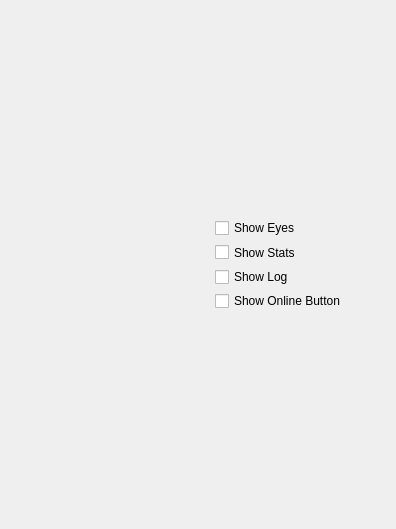
<?xml version="1.0" encoding="UTF-8"?>
<ui version="4.0">
 <class>ClientWidget</class>
 <widget class="QWidget" name="ClientWidget">
  <property name="geometry">
   <rect>
    <x>0</x>
    <y>0</y>
    <width>396</width>
    <height>529</height>
   </rect>
  </property>
  <property name="windowTitle">
   <string>OctoMY™ - Hub Client</string>
  </property>
  <layout class="QGridLayout" name="gridLayout_3">
   <property name="leftMargin">
    <number>0</number>
   </property>
   <property name="topMargin">
    <number>0</number>
   </property>
   <property name="rightMargin">
    <number>0</number>
   </property>
   <property name="bottomMargin">
    <number>0</number>
   </property>
   <property name="spacing">
    <number>0</number>
   </property>
   <item row="0" column="0">
    <widget class="QStackedWidget" name="stackedWidgetControl">
     <property name="currentIndex">
      <number>6</number>
     </property>
     <widget class="QWidget" name="pageConnection">
      <property name="sizePolicy">
       <sizepolicy hsizetype="Minimum" vsizetype="Minimum">
        <horstretch>0</horstretch>
        <verstretch>0</verstretch>
       </sizepolicy>
      </property>
      <layout class="QVBoxLayout" name="verticalLayout_3">
       <item>
        <widget class="PortableIDWidget" name="widgetBirthCertificate" native="true">
         <property name="sizePolicy">
          <sizepolicy hsizetype="Expanding" vsizetype="Expanding">
           <horstretch>0</horstretch>
           <verstretch>0</verstretch>
          </sizepolicy>
         </property>
        </widget>
       </item>
       <item>
        <widget class="TryToggle" name="tryToggleListen" native="true">
         <property name="sizePolicy">
          <sizepolicy hsizetype="Minimum" vsizetype="Expanding">
           <horstretch>0</horstretch>
           <verstretch>0</verstretch>
          </sizepolicy>
         </property>
         <property name="minimumSize">
          <size>
           <width>10</width>
           <height>10</height>
          </size>
         </property>
        </widget>
       </item>
      </layout>
     </widget>
     <widget class="QWidget" name="pageActuator">
      <property name="sizePolicy">
       <sizepolicy hsizetype="Minimum" vsizetype="Minimum">
        <horstretch>0</horstretch>
        <verstretch>0</verstretch>
       </sizepolicy>
      </property>
      <layout class="QVBoxLayout" name="verticalLayout_4">
       <property name="spacing">
        <number>0</number>
       </property>
       <property name="leftMargin">
        <number>0</number>
       </property>
       <property name="topMargin">
        <number>0</number>
       </property>
       <property name="rightMargin">
        <number>0</number>
       </property>
       <property name="bottomMargin">
        <number>0</number>
       </property>
       <item>
        <widget class="QScrollArea" name="scrollArea">
         <property name="widgetResizable">
          <bool>true</bool>
         </property>
         <widget class="QWidget" name="scrollAreaWidgetContents">
          <property name="geometry">
           <rect>
            <x>0</x>
            <y>0</y>
            <width>661</width>
            <height>635</height>
           </rect>
          </property>
          <layout class="QVBoxLayout" name="verticalLayout_5">
           <item>
            <widget class="NumberEntry" name="numericEntryServoTest" native="true">
             <property name="sizePolicy">
              <sizepolicy hsizetype="Minimum" vsizetype="Minimum">
               <horstretch>0</horstretch>
               <verstretch>0</verstretch>
              </sizepolicy>
             </property>
            </widget>
           </item>
           <item>
            <spacer name="verticalSpacer_4">
             <property name="orientation">
              <enum>Qt::Vertical</enum>
             </property>
             <property name="sizeHint" stdset="0">
              <size>
               <width>20</width>
               <height>40</height>
              </size>
             </property>
            </spacer>
           </item>
          </layout>
         </widget>
        </widget>
       </item>
      </layout>
     </widget>
     <widget class="QWidget" name="pagePose">
      <property name="sizePolicy">
       <sizepolicy hsizetype="Minimum" vsizetype="Minimum">
        <horstretch>0</horstretch>
        <verstretch>0</verstretch>
       </sizepolicy>
      </property>
      <layout class="QGridLayout" name="gridLayout"/>
     </widget>
     <widget class="QWidget" name="pageGait">
      <property name="sizePolicy">
       <sizepolicy hsizetype="Minimum" vsizetype="Minimum">
        <horstretch>0</horstretch>
        <verstretch>0</verstretch>
       </sizepolicy>
      </property>
      <layout class="QVBoxLayout" name="verticalLayout_6">
       <property name="spacing">
        <number>0</number>
       </property>
       <property name="leftMargin">
        <number>0</number>
       </property>
       <property name="topMargin">
        <number>0</number>
       </property>
       <property name="rightMargin">
        <number>0</number>
       </property>
       <property name="bottomMargin">
        <number>0</number>
       </property>
       <item>
        <widget class="GaitWidget" name="widgetGait" native="true">
         <property name="sizePolicy">
          <sizepolicy hsizetype="Minimum" vsizetype="Minimum">
           <horstretch>0</horstretch>
           <verstretch>0</verstretch>
          </sizepolicy>
         </property>
        </widget>
       </item>
      </layout>
     </widget>
     <widget class="QWidget" name="pagePath">
      <property name="sizePolicy">
       <sizepolicy hsizetype="Minimum" vsizetype="Minimum">
        <horstretch>0</horstretch>
        <verstretch>0</verstretch>
       </sizepolicy>
      </property>
      <layout class="QVBoxLayout" name="verticalLayout_7">
       <property name="spacing">
        <number>0</number>
       </property>
       <property name="leftMargin">
        <number>0</number>
       </property>
       <property name="topMargin">
        <number>0</number>
       </property>
       <property name="rightMargin">
        <number>0</number>
       </property>
       <property name="bottomMargin">
        <number>0</number>
       </property>
       <item>
        <widget class="MapEditor" name="widgetMapEditor" native="true">
         <property name="sizePolicy">
          <sizepolicy hsizetype="Minimum" vsizetype="Expanding">
           <horstretch>0</horstretch>
           <verstretch>0</verstretch>
          </sizepolicy>
         </property>
        </widget>
       </item>
      </layout>
     </widget>
     <widget class="QWidget" name="pageStatus">
      <property name="sizePolicy">
       <sizepolicy hsizetype="Minimum" vsizetype="Minimum">
        <horstretch>0</horstretch>
        <verstretch>0</verstretch>
       </sizepolicy>
      </property>
      <layout class="QVBoxLayout" name="verticalLayout">
       <item>
        <widget class="QLabel" name="labelLocal">
         <property name="sizePolicy">
          <sizepolicy hsizetype="Minimum" vsizetype="Minimum">
           <horstretch>0</horstretch>
           <verstretch>0</verstretch>
          </sizepolicy>
         </property>
         <property name="text">
          <string>LOCAL</string>
         </property>
        </widget>
       </item>
       <item>
        <widget class="QLabel" name="labelHub">
         <property name="sizePolicy">
          <sizepolicy hsizetype="Minimum" vsizetype="Minimum">
           <horstretch>0</horstretch>
           <verstretch>0</verstretch>
          </sizepolicy>
         </property>
         <property name="text">
          <string>HUB</string>
         </property>
        </widget>
       </item>
       <item>
        <widget class="QLabel" name="labelGPS">
         <property name="sizePolicy">
          <sizepolicy hsizetype="Minimum" vsizetype="Minimum">
           <horstretch>0</horstretch>
           <verstretch>0</verstretch>
          </sizepolicy>
         </property>
         <property name="lineWidth">
          <number>0</number>
         </property>
         <property name="text">
          <string>GPS</string>
         </property>
        </widget>
       </item>
       <item>
        <widget class="QLabel" name="labelCompass">
         <property name="sizePolicy">
          <sizepolicy hsizetype="Minimum" vsizetype="Minimum">
           <horstretch>0</horstretch>
           <verstretch>0</verstretch>
          </sizepolicy>
         </property>
         <property name="text">
          <string>COMPASS</string>
         </property>
        </widget>
       </item>
       <item>
        <widget class="QLabel" name="labelAccelerometer">
         <property name="sizePolicy">
          <sizepolicy hsizetype="Minimum" vsizetype="Minimum">
           <horstretch>0</horstretch>
           <verstretch>0</verstretch>
          </sizepolicy>
         </property>
         <property name="text">
          <string>ACCELEROMETER</string>
         </property>
        </widget>
       </item>
       <item>
        <widget class="QLabel" name="labelGyroscope">
         <property name="sizePolicy">
          <sizepolicy hsizetype="Minimum" vsizetype="Minimum">
           <horstretch>0</horstretch>
           <verstretch>0</verstretch>
          </sizepolicy>
         </property>
         <property name="text">
          <string>GYROSCOPE</string>
         </property>
        </widget>
       </item>
       <item>
        <widget class="QLabel" name="labelTouch">
         <property name="sizePolicy">
          <sizepolicy hsizetype="Minimum" vsizetype="Minimum">
           <horstretch>0</horstretch>
           <verstretch>0</verstretch>
          </sizepolicy>
         </property>
         <property name="text">
          <string>TOUCH</string>
         </property>
        </widget>
       </item>
       <item>
        <widget class="LogWidget" name="logScroll">
         <property name="sizePolicy">
          <sizepolicy hsizetype="Minimum" vsizetype="Expanding">
           <horstretch>0</horstretch>
           <verstretch>0</verstretch>
          </sizepolicy>
         </property>
        </widget>
       </item>
      </layout>
     </widget>
     <widget class="QWidget" name="pageExpression">
      <property name="sizePolicy">
       <sizepolicy hsizetype="Minimum" vsizetype="Minimum">
        <horstretch>0</horstretch>
        <verstretch>0</verstretch>
       </sizepolicy>
      </property>
      <layout class="QVBoxLayout" name="verticalLayout_8">
       <property name="spacing">
        <number>0</number>
       </property>
       <property name="leftMargin">
        <number>0</number>
       </property>
       <property name="topMargin">
        <number>0</number>
       </property>
       <property name="rightMargin">
        <number>0</number>
       </property>
       <property name="bottomMargin">
        <number>0</number>
       </property>
       <item>
        <layout class="QHBoxLayout" name="horizontalLayout_2">
         <property name="spacing">
          <number>0</number>
         </property>
         <item>
          <widget class="FaceWidget" name="widgetFace" native="true">
           <property name="sizePolicy">
            <sizepolicy hsizetype="Expanding" vsizetype="Minimum">
             <horstretch>0</horstretch>
             <verstretch>0</verstretch>
            </sizepolicy>
           </property>
           <property name="minimumSize">
            <size>
             <width>0</width>
             <height>0</height>
            </size>
           </property>
          </widget>
         </item>
         <item>
          <widget class="QWidget" name="widgetFaceSettings" native="true">
           <property name="sizePolicy">
            <sizepolicy hsizetype="Expanding" vsizetype="Minimum">
             <horstretch>0</horstretch>
             <verstretch>0</verstretch>
            </sizepolicy>
           </property>
           <layout class="QGridLayout" name="gridLayout_2">
            <property name="leftMargin">
             <number>0</number>
            </property>
            <property name="topMargin">
             <number>0</number>
            </property>
            <property name="rightMargin">
             <number>0</number>
            </property>
            <property name="bottomMargin">
             <number>0</number>
            </property>
            <property name="spacing">
             <number>0</number>
            </property>
            <item row="2" column="1" colspan="2">
             <spacer name="verticalSpacer">
              <property name="orientation">
               <enum>Qt::Vertical</enum>
              </property>
              <property name="sizeHint" stdset="0">
               <size>
                <width>143</width>
                <height>210</height>
               </size>
              </property>
             </spacer>
            </item>
            <item row="1" column="1" colspan="2">
             <layout class="QVBoxLayout" name="verticalLayout_9">
              <item>
               <widget class="QCheckBox" name="checkBoxShowEyes">
                <property name="sizePolicy">
                 <sizepolicy hsizetype="Minimum" vsizetype="Minimum">
                  <horstretch>0</horstretch>
                  <verstretch>0</verstretch>
                 </sizepolicy>
                </property>
                <property name="text">
                 <string>Show Eyes</string>
                </property>
               </widget>
              </item>
              <item>
               <widget class="QCheckBox" name="checkBoxShowStats">
                <property name="sizePolicy">
                 <sizepolicy hsizetype="Minimum" vsizetype="Minimum">
                  <horstretch>0</horstretch>
                  <verstretch>0</verstretch>
                 </sizepolicy>
                </property>
                <property name="text">
                 <string>Show Stats</string>
                </property>
               </widget>
              </item>
              <item>
               <widget class="QCheckBox" name="checkBoxShowLog">
                <property name="sizePolicy">
                 <sizepolicy hsizetype="Minimum" vsizetype="Minimum">
                  <horstretch>0</horstretch>
                  <verstretch>0</verstretch>
                 </sizepolicy>
                </property>
                <property name="text">
                 <string>Show Log</string>
                </property>
               </widget>
              </item>
              <item>
               <widget class="QCheckBox" name="checkBoxShowOnlineButton">
                <property name="sizePolicy">
                 <sizepolicy hsizetype="Minimum" vsizetype="Minimum">
                  <horstretch>0</horstretch>
                  <verstretch>0</verstretch>
                 </sizepolicy>
                </property>
                <property name="text">
                 <string>Show Online Button</string>
                </property>
               </widget>
              </item>
             </layout>
            </item>
            <item row="0" column="1" colspan="2">
             <spacer name="verticalSpacer_2">
              <property name="orientation">
               <enum>Qt::Vertical</enum>
              </property>
              <property name="sizeHint" stdset="0">
               <size>
                <width>143</width>
                <height>211</height>
               </size>
              </property>
             </spacer>
            </item>
            <item row="1" column="3">
             <spacer name="horizontalSpacer">
              <property name="orientation">
               <enum>Qt::Horizontal</enum>
              </property>
              <property name="sizeHint" stdset="0">
               <size>
                <width>38</width>
                <height>97</height>
               </size>
              </property>
             </spacer>
            </item>
            <item row="1" column="0" rowspan="2">
             <spacer name="horizontalSpacer_2">
              <property name="orientation">
               <enum>Qt::Horizontal</enum>
              </property>
              <property name="sizeHint" stdset="0">
               <size>
                <width>28</width>
                <height>144</height>
               </size>
              </property>
             </spacer>
            </item>
           </layout>
          </widget>
         </item>
        </layout>
       </item>
      </layout>
     </widget>
     <widget class="QWidget" name="pageSpeech">
      <property name="sizePolicy">
       <sizepolicy hsizetype="Minimum" vsizetype="Minimum">
        <horstretch>0</horstretch>
        <verstretch>0</verstretch>
       </sizepolicy>
      </property>
      <layout class="QVBoxLayout" name="verticalLayout_2">
       <item>
        <widget class="LogWidget" name="logScrollHistory">
         <property name="sizePolicy">
          <sizepolicy hsizetype="Minimum" vsizetype="Expanding">
           <horstretch>0</horstretch>
           <verstretch>0</verstretch>
          </sizepolicy>
         </property>
        </widget>
       </item>
       <item>
        <layout class="QHBoxLayout" name="horizontalLayout">
         <item>
          <widget class="QPlainTextEdit" name="plainTextEditSpeechText">
           <property name="sizePolicy">
            <sizepolicy hsizetype="Expanding" vsizetype="Minimum">
             <horstretch>0</horstretch>
             <verstretch>0</verstretch>
            </sizepolicy>
           </property>
          </widget>
         </item>
         <item>
          <widget class="QPushButton" name="pushButtonSay">
           <property name="sizePolicy">
            <sizepolicy hsizetype="Minimum" vsizetype="Minimum">
             <horstretch>0</horstretch>
             <verstretch>0</verstretch>
            </sizepolicy>
           </property>
           <property name="text">
            <string>Say</string>
           </property>
          </widget>
         </item>
        </layout>
       </item>
      </layout>
     </widget>
    </widget>
   </item>
  </layout>
  <zorder>stackedWidgetControl</zorder>
  <zorder>checkBoxShowEyes</zorder>
  <zorder>checkBoxShowLog</zorder>
  <zorder>checkBoxShowOnlineButton</zorder>
  <zorder>checkBoxShowStats</zorder>
  <zorder>widgetFaceSettings</zorder>
  <zorder>widgetFace</zorder>
  <zorder>horizontalSpacer_2</zorder>
 </widget>
 <customwidgets>
  <customwidget>
   <class>LogWidget</class>
   <extends>QPlainTextEdit</extends>
   <header>widgets/LogWidget.hpp</header>
  </customwidget>
  <customwidget>
   <class>PortableIDWidget</class>
   <extends>QWidget</extends>
   <header>widgets/PortableIDWidget.hpp</header>
   <container>1</container>
  </customwidget>
  <customwidget>
   <class>GaitWidget</class>
   <extends>QWidget</extends>
   <header>puppet/GaitWidget.hpp</header>
   <container>1</container>
  </customwidget>
  <customwidget>
   <class>MapEditor</class>
   <extends>QWidget</extends>
   <header>widgets/MapEditor.hpp</header>
   <container>1</container>
  </customwidget>
  <customwidget>
   <class>FaceWidget</class>
   <extends>QWidget</extends>
   <header>widgets/FaceWidget.hpp</header>
   <container>1</container>
  </customwidget>
  <customwidget>
   <class>NumberEntry</class>
   <extends>QWidget</extends>
   <header>widgets/NumberEntry.hpp</header>
   <container>1</container>
  </customwidget>
  <customwidget>
   <class>TryToggle</class>
   <extends>QWidget</extends>
   <header>widgets/TryToggle.hpp</header>
   <container>1</container>
  </customwidget>
 </customwidgets>
 <resources/>
 <connections/>
</ui>
